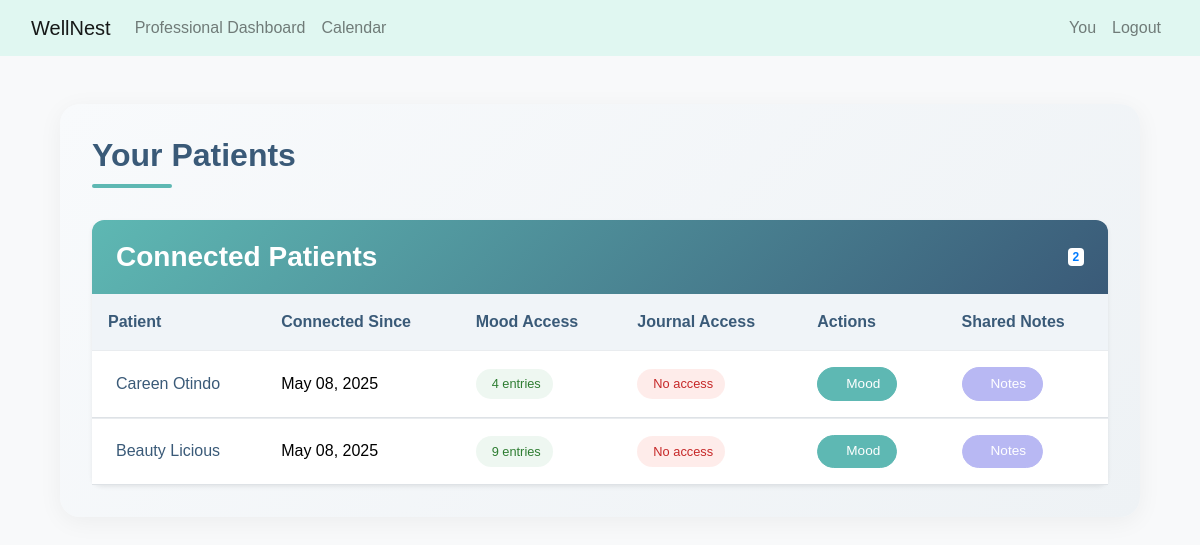
The app's page /professional_patient_dashboard/ (signed in) with its own data.
### website/models.py (models this page shows)
class PatientProfessionalRelationship(models.Model):
    STATUS_CHOICES = [
    ('pending', 'Pending'),
    ('accepted', 'Accepted'),
    ('rejected', 'Rejected'),
    ]
    status = models.CharField(max_length=10, choices=STATUS_CHOICES, default='pending')
    patient = models.ForeignKey(User, on_delete=models.CASCADE, related_name='care_team')
    professional = models.ForeignKey(User, on_delete=models.CASCADE, related_name='patients')
    status = models.CharField(max_length=10, choices=STATUS_CHOICES, default='pending')
    rejection_reason = models.TextField(blank=True, null=True)
    access_mood = models.BooleanField(default=True)
    access_journal = models.BooleanField(default=False)
    journal_access_level = models.CharField(
        max_length=20,
        choices=[
            ('summary', 'Only Sentiment Summary'),
            ('titles', 'Entry Titles Only'),
            ('full', 'Full Journal Access')
        ],
        default='summary'
    )
    created_at = models.DateTimeField(auto_now_add=True)
    class Meta:
        unique_together = ('patient', 'professional')

### website/relationship_views.py (the view)
# urls.py: path('professional_patient_dashboard/', relationship_views.professional_patient_dashboard, name='professional_patient_dashboard'),
@login_required
def professional_patient_dashboard(request):
    profile = request.user.userprofile
    if profile.role != 'professional' or not profile.is_verified:
        return redirect('home')
    relationships = PatientProfessionalRelationship.objects.filter(
        professional=request.user,
        status='accepted'
    ).select_related('patient__userprofile')
    for rel in relationships:
        if rel.access_mood:
            rel.mood_entries_count = MoodEntry.objects.filter(user=rel.patient).count()
        else:
            rel.mood_entries_count = 0
        if rel.access_journal:
            rel.journal_entries_count = JournalEntry.objects.filter(user=rel.patient).count()
        else:
            rel.journal_entries_count = 0
    return render(request, 'professionals/patient_dashboard.html', {
        'relationships': relationships
    })

### website/templates/professionals/patient_dashboard.html (shortened to what this page needs)
{% extends "base.html" %}
{% block content %}
<div class="container mt-4">
    <div class="patient-management-container">
        <h2>Your Patients</h2>
        {% if relationships %}
        <div class="card border-0 shadow-sm">
            <div class="card-header">
                <div class="d-flex justify-content-between align-items-center">
                    <h3>Connected Patients</h3>
                    <span class="badge bg-white text-primary">{{ relationships.count }}</span>
                </div>
            </div>
            <div class="card-body p-0">
                <div class="table-responsive">
                    <table class="table table-hover mb-0">
                        <thead>
                            <tr>
                                <th>Patient</th>
                                <th>Connected Since</th>
                                <th>Mood Access</th>
                                <th>Journal Access</th>
                                <th>Actions</th>
                                <th>Shared Notes</th>
                            </tr>
                        </thead>
                        <tbody>
                            {% for rel in relationships %}
                            <tr>
                                <td>
                                    <a href="{% url 'profile_summary_view' %}" class="patient-link d-flex align-items-center">
                                        {{ rel.patient.get_full_name }}
                                    </a>
                                </td>
                                <td>{{ rel.created_at|date:"M d, Y" }}</td>
                                <td>
                                    {% if rel.access_mood %}
                                        <span class="access-badge access-granted">
                                            {{ rel.mood_entries_count }} entries
                                        </span>
                                    {% else %}
                                        <span class="access-badge access-denied">
                                            <i class="fas fa-times-circle me-1"></i>
                                            No access
                                        </span>
                                    {% endif %}
                                </td>
                                <td>
                                    {% if rel.access_journal %}
                                        <span class="access-badge access-granted">
                                            <i class="fas fa-check-circle me-1"></i>
                                            {{ rel.journal_entries_count }} ({{ rel.get_journal_access_level_display }})
                                        </span>
                                    {% else %}
                                        <span class="access-badge access-denied">
                                            No access
                                        </span>
                                    {% endif %}
                                </td>
                                <td>
                                    <div class="btn-group">
                                        {% if rel.access_mood %}
                                        <a href="{% url 'view_patient_mood' rel.patient.id %}" class="btn btn-sm btn-info">
                                             Mood
                                        </a>
                                        {% endif %}
                                    </div>
                                </td>
                                <td>
                                    <a href="{% url 'shared_notes_view' rel.id %}" class="btn btn-sm btn-secondary">
                                         Notes
                                    </a>
                                </td>
                            </tr>
                            {% endfor %}
                        </tbody>
                    </table>
                </div>
            </div>
        </div>
        {% endif %}
    </div>
</div>
{% endblock %}

### static/css/main.css (style rules this page uses)
:root { --teal: #4db6ac; --lavender: #b39ddb; --coral: #ff8a65; --background-hero: #2c3e50; --background-footer: #34495e; --text-muted: #6c757d; }
:root { --serene-blue: #8fb8de; --calm-teal: #5eb8b3; --peaceful-lavender: #b8b8f3; --warm-sand: #f7dba7; --soft-green: #a8d5ba; --deep-blue: #3a5a78; }
body { background-color: #f8f9fa; font-family: 'Nunito', sans-serif; }
.card-header { border-bottom: none; padding: 1.5rem; }
.card-body { padding: 1.5rem; }
.card { border-radius: 10px; transition: transform 0.3s ease-in-out; }
.btn { padding: 0.75rem 1.5rem; border-radius: 4px; font-weight: 600; cursor: pointer; display: inline-flex; align-items: center; gap: 0.5rem; text-decoration: none; }

### website/templates/professionals/patient_dashboard.html (style rules this page uses)
:root { --calm-teal: #5eb8b3; --deep-blue: #3a5a78; --soft-green: #a8d5ba; --peaceful-lavender: #b8b8f3; --warm-sand: #f7dba7; }
.patient-management-container { background: linear-gradient(135deg, #f8fafc 0%, #eef2f5 100%); padding: 2rem; border-radius: 20px; box-shadow: 0 5px 25px rgba(0, 0, 0, 0.05); margin-bottom: 2rem; }
h2 { color: var(--deep-blue); font-weight: 700; margin-bottom: 1.5rem; position: relative; padding-bottom: 0.5rem; }
h2::after { content: ''; display: block; width: 80px; height: 4px; background: var(--calm-teal); margin-top: 10px; border-radius: 2px; }
.card-header { background: linear-gradient(135deg, var(--calm-teal), var(--deep-blue)); color: white; border-radius: 12px 12px 0 0 !important; padding: 1.25rem 1.5rem; }
.card-header h3 { margin: 0; font-weight: 600; }
.table { border-collapse: separate; border-spacing: 0; }
.table thead th { background-color: #f0f4f8; color: var(--deep-blue); font-weight: 600; border: none; padding: 1rem; }
.table tbody tr { transition: all 0.2s ease; }
.table tbody td { padding: 1rem; vertical-align: middle; border-top: 1px solid #e9ecef; }
.btn-sm { border-radius: 50px; padding: 0.35rem 1rem; font-weight: 500; font-size: 0.85rem; min-width: 80px; transition: all 0.2s ease; }
.btn-info { background-color: var(--calm-teal); border-color: var(--calm-teal); }
.btn-secondary { background-color: var(--peaceful-lavender); border-color: var(--peaceful-lavender); }
.btn-group .btn { margin-right: 0.5rem; }
.access-badge { display: inline-block; padding: 0.35rem 0.75rem; border-radius: 50px; font-size: 0.8rem; font-weight: 500; }
.access-granted { background-color: rgba(168, 213, 186, 0.2); color: #2e7d32; }
.access-denied { background-color: rgba(244, 67, 54, 0.1); color: #c62828; }
.patient-link { color: var(--deep-blue); font-weight: 500; transition: color 0.2s ease; }

### records on screen
PatientProfessionalRelationship: patient.get_full_name "Careen Otindo", created_at "May 08, 2025", mood_entries_count "4", access_journal "No access", access_mood "Mood"
PatientProfessionalRelationship: patient.get_full_name "Beauty Licious", created_at "May 08, 2025", mood_entries_count "9", access_journal "No access", access_mood "Mood"

### other values on screen
{{ relationships.count }} "2"
